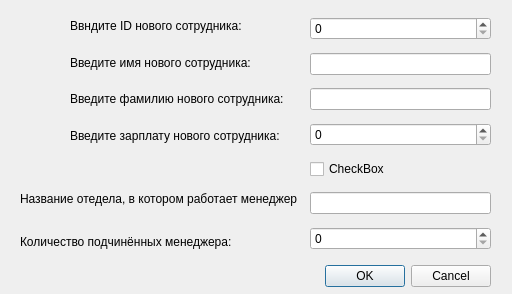
<?xml version="1.0" encoding="UTF-8"?>
<ui version="4.0">
 <class>ui_addemployeedialog</class>
 <widget class="QDialog" name="ui_addemployeedialog">
  <property name="geometry">
   <rect>
    <x>0</x>
    <y>0</y>
    <width>512</width>
    <height>294</height>
   </rect>
  </property>
  <property name="windowTitle">
   <string>Dialog</string>
  </property>
  <widget class="QDialogButtonBox" name="buttonBox">
   <property name="geometry">
    <rect>
     <x>150</x>
     <y>260</y>
     <width>341</width>
     <height>32</height>
    </rect>
   </property>
   <property name="orientation">
    <enum>Qt::Orientation::Horizontal</enum>
   </property>
   <property name="standardButtons">
    <set>QDialogButtonBox::StandardButton::Cancel|QDialogButtonBox::StandardButton::Ok</set>
   </property>
  </widget>
  <widget class="QWidget" name="verticalLayoutWidget">
   <property name="geometry">
    <rect>
     <x>70</x>
     <y>10</y>
     <width>231</width>
     <height>141</height>
    </rect>
   </property>
   <layout class="QVBoxLayout" name="verticalLayout">
    <item>
     <widget class="QLabel" name="idLabel">
      <property name="text">
       <string>Ввндите ID нового сотрудника:</string>
      </property>
     </widget>
    </item>
    <item>
     <widget class="QLabel" name="nameLabel">
      <property name="text">
       <string>Введите имя нового сотрудника:</string>
      </property>
     </widget>
    </item>
    <item>
     <widget class="QLabel" name="surnameLabel">
      <property name="text">
       <string>Введите фамилию нового сотрудника:</string>
      </property>
     </widget>
    </item>
    <item>
     <widget class="QLabel" name="salaryLabel">
      <property name="text">
       <string>Введите зарплату нового сотрудника:</string>
      </property>
     </widget>
    </item>
   </layout>
  </widget>
  <widget class="QWidget" name="verticalLayoutWidget_2">
   <property name="geometry">
    <rect>
     <x>310</x>
     <y>10</y>
     <width>181</width>
     <height>251</height>
    </rect>
   </property>
   <layout class="QVBoxLayout" name="verticalLayout_2">
    <item>
     <widget class="QSpinBox" name="idBox"/>
    </item>
    <item>
     <widget class="QLineEdit" name="nameEdit"/>
    </item>
    <item>
     <widget class="QLineEdit" name="surnameEdit"/>
    </item>
    <item>
     <widget class="QSpinBox" name="salaryBox"/>
    </item>
    <item>
     <widget class="QCheckBox" name="isManager">
      <property name="text">
       <string>CheckBox</string>
      </property>
     </widget>
    </item>
    <item>
     <widget class="QLineEdit" name="departmentEdit"/>
    </item>
    <item>
     <widget class="QSpinBox" name="empNumBox"/>
    </item>
   </layout>
  </widget>
  <widget class="QWidget" name="verticalLayoutWidget_3">
   <property name="geometry">
    <rect>
     <x>20</x>
     <y>180</y>
     <width>277</width>
     <height>80</height>
    </rect>
   </property>
   <layout class="QVBoxLayout" name="verticalLayout_3">
    <item>
     <widget class="QLabel" name="departmentLabel">
      <property name="text">
       <string>Название отедела, в котором работает менеджер:</string>
      </property>
     </widget>
    </item>
    <item>
     <widget class="QLabel" name="empNumLabel">
      <property name="text">
       <string>Количество подчинённых менеджера:</string>
      </property>
     </widget>
    </item>
   </layout>
  </widget>
 </widget>
 <resources/>
 <connections>
  <connection>
   <sender>buttonBox</sender>
   <signal>accepted()</signal>
   <receiver>ui_addemployeedialog</receiver>
   <slot>accept()</slot>
   <hints>
    <hint type="sourcelabel">
     <x>248</x>
     <y>254</y>
    </hint>
    <hint type="destinationlabel">
     <x>157</x>
     <y>274</y>
    </hint>
   </hints>
  </connection>
  <connection>
   <sender>buttonBox</sender>
   <signal>rejected()</signal>
   <receiver>ui_addemployeedialog</receiver>
   <slot>reject()</slot>
   <hints>
    <hint type="sourcelabel">
     <x>316</x>
     <y>260</y>
    </hint>
    <hint type="destinationlabel">
     <x>286</x>
     <y>274</y>
    </hint>
   </hints>
  </connection>
 </connections>
</ui>
